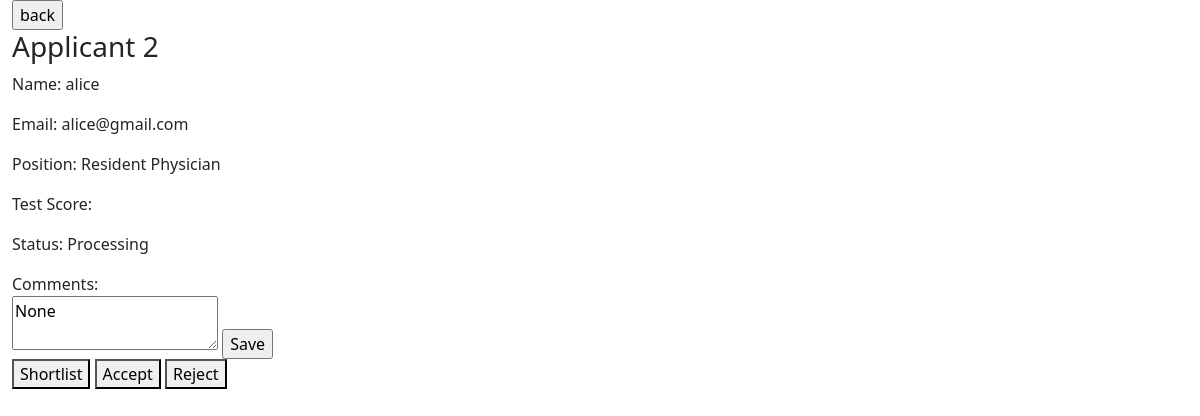
Page /id2 on the earlier database version.
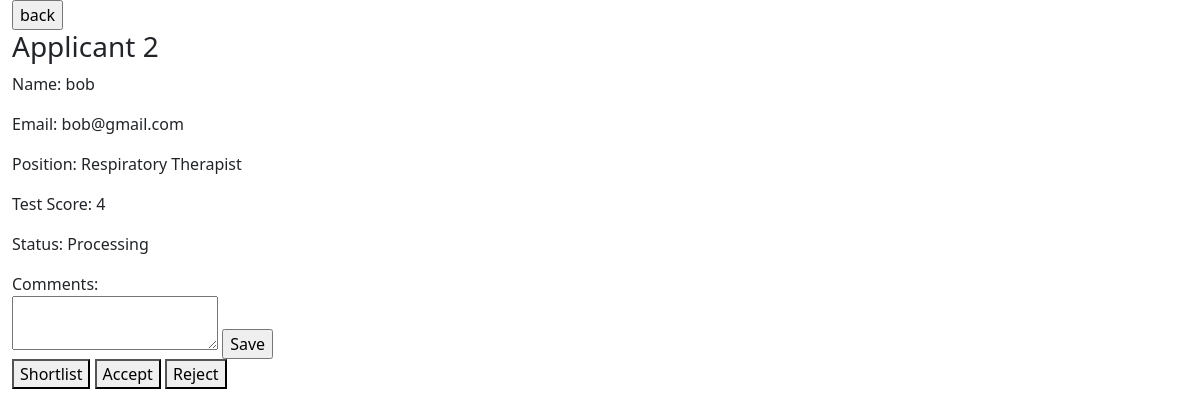
Same page on the later database version.
### models.py (models this page shows)
class Applicants(db.Model):
    id = db.Column(db.Integer, primary_key=True)    #unique ID
    name = db.Column(db.String(100), nullable=False)
    email = db.Column(db.String(100), nullable=False)
    job = db.Column(db.String(100), nullable=False)
    score = db.Column(db.Integer)
    status = db.Column(db.String)
    comments = db.Column(db.String)

### app.py (the view, shortened to what this page needs)
@app.route("/id<int:appid>", methods=["GET", "POST"])
def applicant(appid):
    applicant = Applicants.query.filter_by(id=appid).first()
    if appid == applicant.id:
        return render_template("applicant.html", applicant=applicant)
    else:
        return "invalid id"

### templates/applicant.html (shortened to what this page needs)
{% extends "base.html" %}
{% block body %}
    <form action="/applicants" method="get">
        <input type="submit" value="back">
    </form>
    <h3>Applicant {{ applicant.id }}</h3>
    <p>Name: {{ applicant.name }}</p>
    <p>Email: {{ applicant.email }}</p>
    <p>Position: {{ applicant.job }}</p>
    <p>Test Score: {{ applicant.score }}</p>
    <p>Status: {{ applicant.status }}</p>
    Comments:
    <form method="post">
        <textarea name="comments">{{ applicant.comments }}</textarea>
        <input type="submit" value="Save">
        <p>
            <button type="submit" name="status" value="Shortlisted">Shortlist</button>
            <button type="submit" name="status" value="Accepted">Accept</button>
            <button type="submit" name="status" value="Rejected">Reject</button>
        </p>
    </form>
{% endblock %}

Differences in the rows shown:
changed Applicants "Processing": name "alice" → "bob"; email "alice@gmail.com" → "bob@gmail.com"; job "Resident Physician" → "Respiratory Therapist"; score (not shown) → "4"; comments "None" → (not shown)
